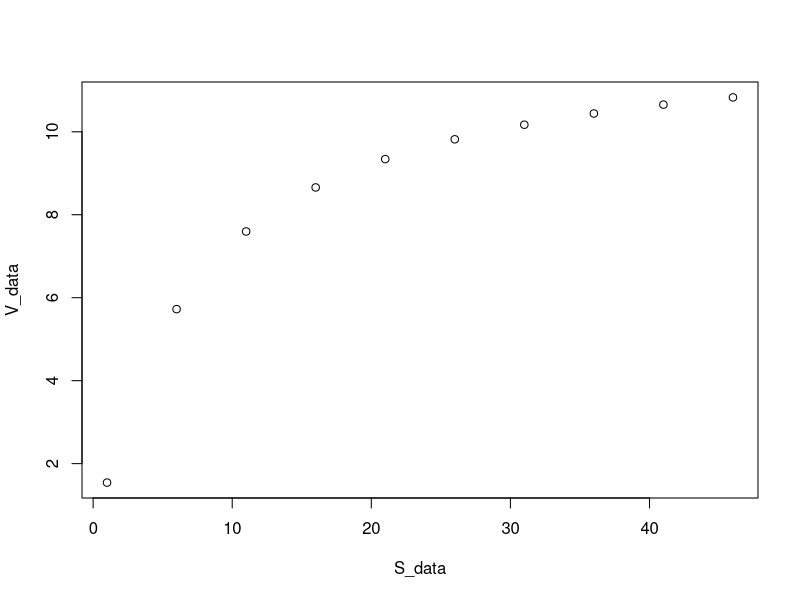
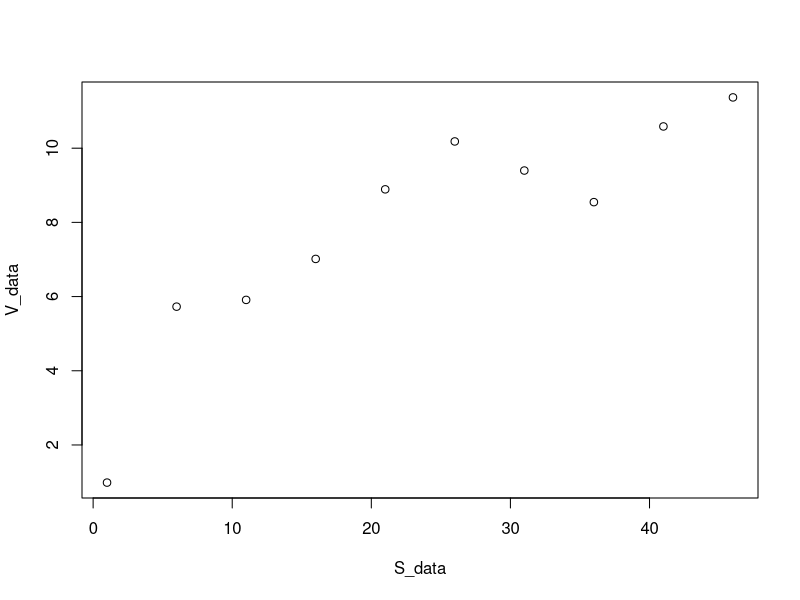
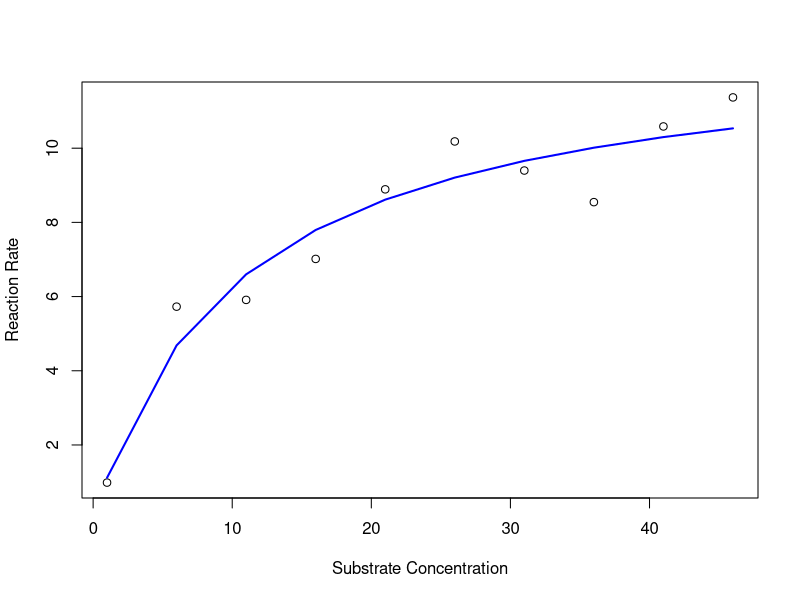
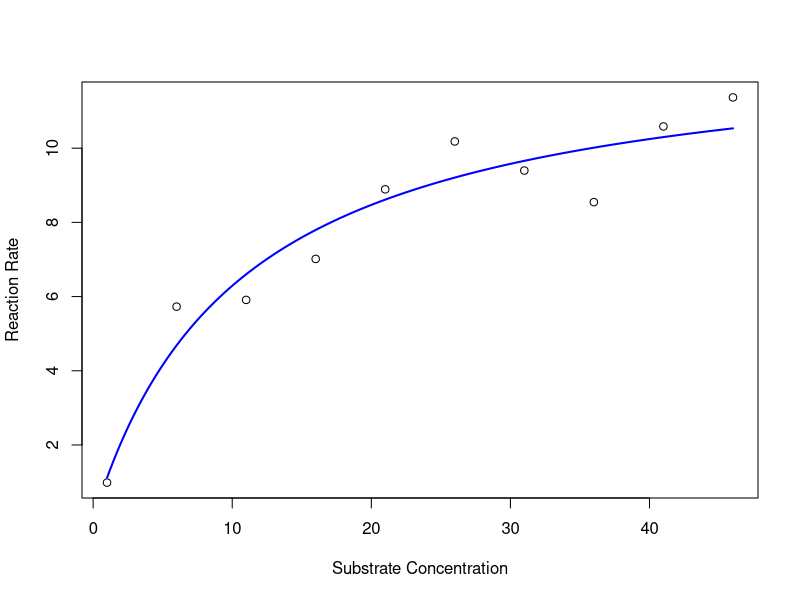

Recreate these plots in R, in order.
rm(list = ls())
graphics.off()

S_data <- seq(1,50,5)
S_data

V_data <- ((12.5 * S_data)/(7.1 + S_data))
plot(S_data, V_data)

set.seed(1456) # To get the same random fluctuations in the "data" every time
V_data <- V_data + rnorm(10,0,1) # Add 10 random fluctuations  with standard deviation of 0.5 to emulate error
plot(S_data, V_data)

# fitting the model using NLLS
MM_model <- nls(V_data ~ V_max * S_data / (K_M + S_data))

plot(S_data,V_data, xlab = "Substrate Concentration", ylab = "Reaction Rate")  # first plot the data 
lines(S_data,predict(MM_model),lty=1,col="blue",lwd=2) # now overlay the fitted model 

# another aproach 
coef(MM_model) # check the coefficients

Substrate2Plot <- seq(min(S_data), max(S_data),len=200) # generate some new x-axis values just for plotting

Predict2Plot <- coef(MM_model)["V_max"] * Substrate2Plot / (coef(MM_model)["K_M"] + Substrate2Plot) # calculate the predicted values by plugging the fitted coefficients into the model equation 

plot(S_data,V_data, xlab = "Substrate Concentration", ylab = "Reaction Rate")  # first plot the data 
lines(Substrate2Plot, Predict2Plot, lty=1,col="blue",lwd=2) # now overlay the fitted model